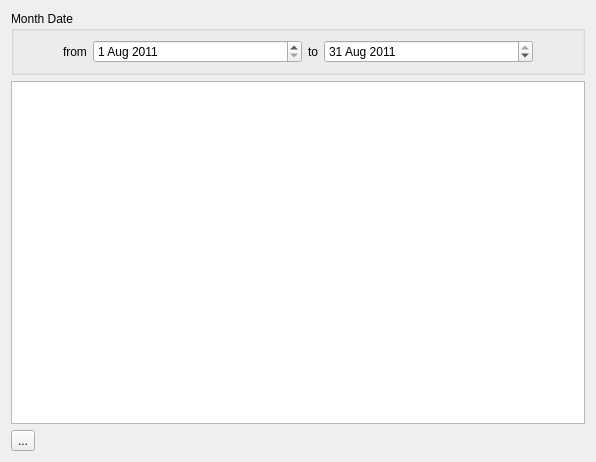
<?xml version="1.0" encoding="UTF-8"?>
<ui version="4.0">
 <class>NewSalary</class>
 <widget class="QDialog" name="NewSalary">
  <property name="geometry">
   <rect>
    <x>0</x>
    <y>0</y>
    <width>596</width>
    <height>462</height>
   </rect>
  </property>
  <property name="windowTitle">
   <string>New Month</string>
  </property>
  <layout class="QVBoxLayout" name="verticalLayout_3">
   <item>
    <layout class="QVBoxLayout" name="verticalLayout_2">
     <item>
      <widget class="QGroupBox" name="sss">
       <property name="title">
        <string>Month Date</string>
       </property>
       <layout class="QVBoxLayout" name="verticalLayout">
        <item>
         <layout class="QHBoxLayout" name="horizontalLayout" stretch="0,0,1,0,1,0">
          <item>
           <spacer name="horizontalSpacer">
            <property name="orientation">
             <enum>Qt::Horizontal</enum>
            </property>
            <property name="sizeHint" stdset="0">
             <size>
              <width>40</width>
              <height>20</height>
             </size>
            </property>
           </spacer>
          </item>
          <item>
           <widget class="QLabel" name="label">
            <property name="text">
             <string>from</string>
            </property>
           </widget>
          </item>
          <item>
           <widget class="QDateEdit" name="dFromDate">
            <property name="date">
             <date>
              <year>2011</year>
              <month>8</month>
              <day>1</day>
             </date>
            </property>
            <property name="calendarPopup">
             <bool>false</bool>
            </property>
           </widget>
          </item>
          <item>
           <widget class="QLabel" name="label_2">
            <property name="text">
             <string>to</string>
            </property>
           </widget>
          </item>
          <item>
           <widget class="QDateEdit" name="dToDate">
            <property name="date">
             <date>
              <year>2011</year>
              <month>8</month>
              <day>31</day>
             </date>
            </property>
            <property name="calendarPopup">
             <bool>false</bool>
            </property>
           </widget>
          </item>
          <item>
           <spacer name="horizontalSpacer_2">
            <property name="orientation">
             <enum>Qt::Horizontal</enum>
            </property>
            <property name="sizeHint" stdset="0">
             <size>
              <width>40</width>
              <height>20</height>
             </size>
            </property>
           </spacer>
          </item>
         </layout>
        </item>
       </layout>
      </widget>
     </item>
     <item>
      <widget class="QTableWidget" name="tableWidget">
       <property name="sortingEnabled">
        <bool>true</bool>
       </property>
       <attribute name="horizontalHeaderDefaultSectionSize">
        <number>130</number>
       </attribute>
       <attribute name="horizontalHeaderStretchLastSection">
        <bool>true</bool>
       </attribute>
      </widget>
     </item>
     <item>
      <widget class="QToolButton" name="toolButton">
       <property name="text">
        <string>...</string>
       </property>
      </widget>
     </item>
    </layout>
   </item>
  </layout>
 </widget>
 <resources/>
 <connections/>
</ui>
